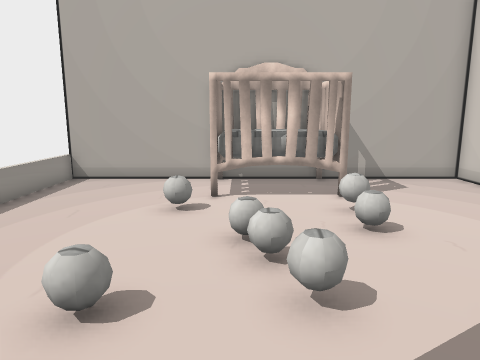
view 1 (above)

13 first-person views from a walk through a 3-D level made in the Unity game engine. The camera is 1.2 m above the floor, tilts 10° down and sees 70° across. The floor is counted in squares, 0.5 m on a side. Each view is taken from the middle of a square. On the plan, view 1 faces up. The plan holds only what a view shows up to about 20 squares ahead; the rest is blank. The player character is not drawn. Some surface patterns are stand-ins.

view 2
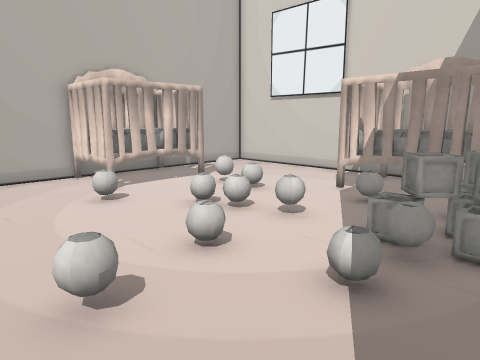

view 3
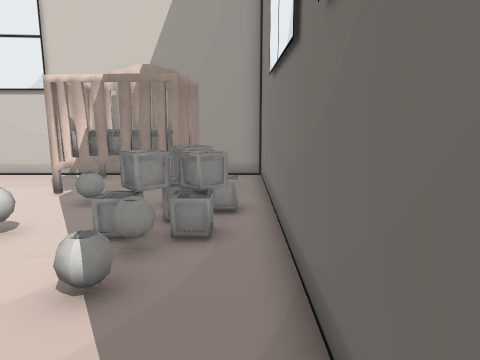

view 4
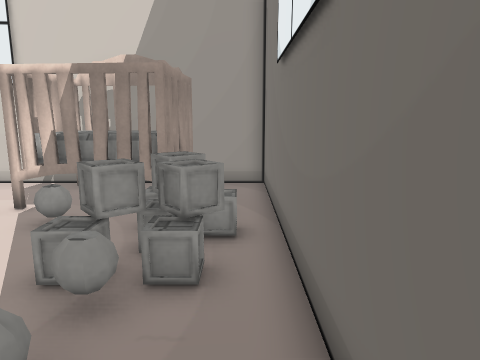

view 5
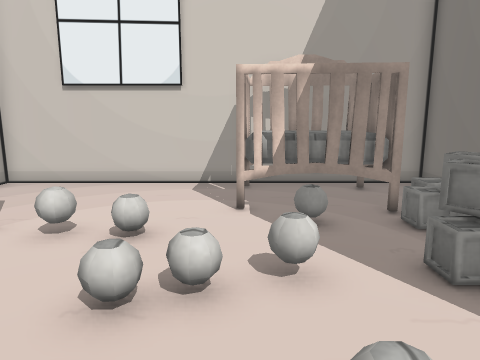

view 6
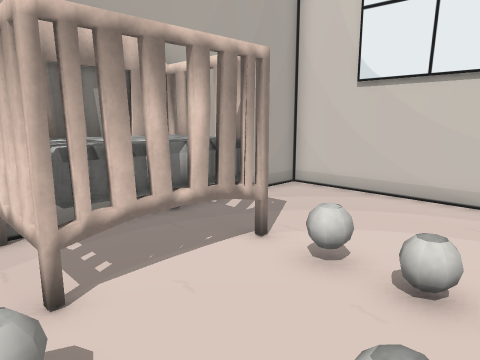

view 7
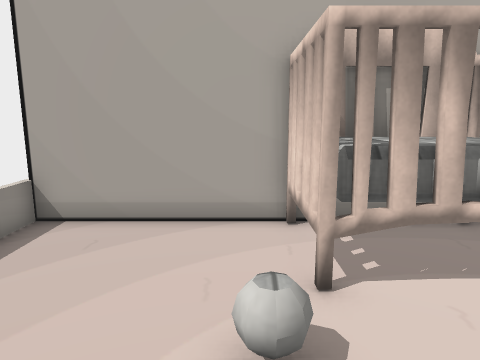

view 8
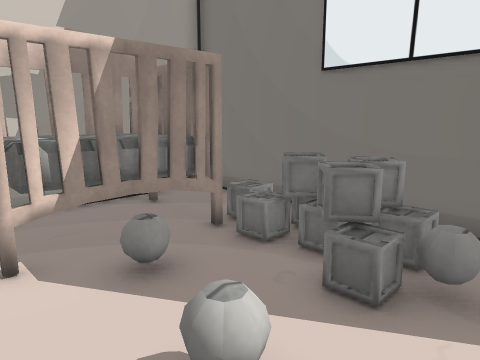

view 9
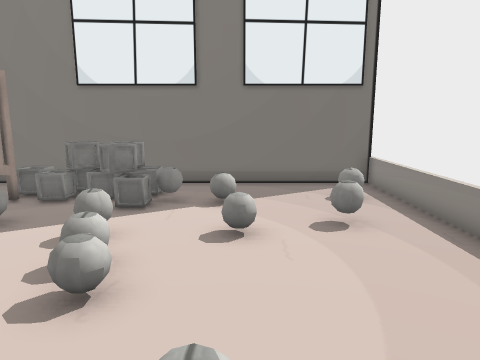

view 10
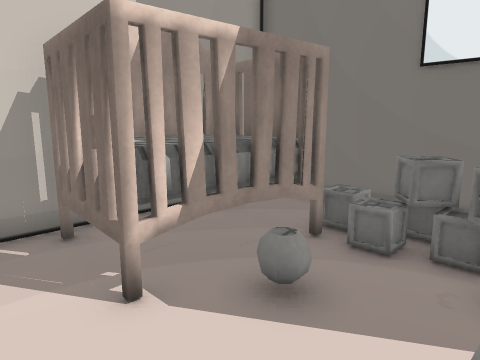

view 11
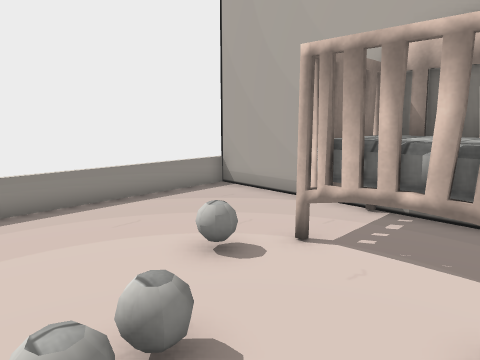

view 12
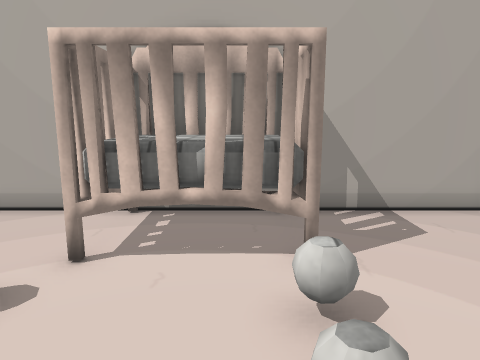

view 13
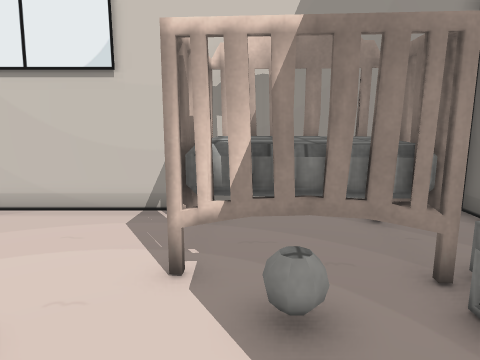

### Floor plan
Key: @ floor where view 1 was taken; # wall or solid block; . floor; B block; O other object.
Columns run from 7 left of view 1 to 9 right of it. Each row starts with its distance up from view 1.
 14 #################
 13  .....OOOOO.....#
 12  .....OOOOO.....#
 11  .....OOOOO.....#
 10  ......OOO......#
  9  ....O....O.....#
  8  ...............#
  7  ......O..O.....#
  6  ...............#
  5  ...........OOOO#
  4  ....O..O...OOOO#
  3  ...........OOOO#
  2  ...........OOOO#
  1  ......OBB..OOOO#
  0  ......@OBO.O...#
 -1  ...............#
 -2 #################

Where each view was taken, in squares from view 1:
view 1: 0 up, 0 right, facing up
view 2: 1 down, 6 left, facing up-right
view 3: 1 down, 6 left, facing right
view 4: 1 down, 4 left, facing right
view 5: 5 up, 4 left, facing right
view 6: 6 up, 2 left, facing up-right
view 7: 6 up, 2 left, facing up
view 8: 6 up, 1 left, facing down-right
view 9: 11 up, 2 left, facing down
view 10: 7 up, 1 right, facing down-right
view 11: 5 up, 3 right, facing up-left
view 12: 5 up, 2 right, facing up
view 13: 4 up, 0 right, facing right
